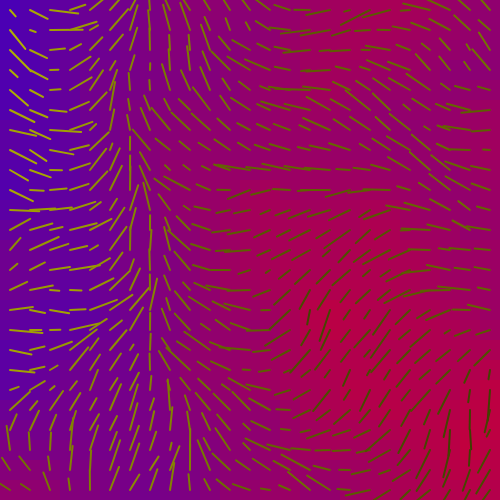
Frame 1 (no input)
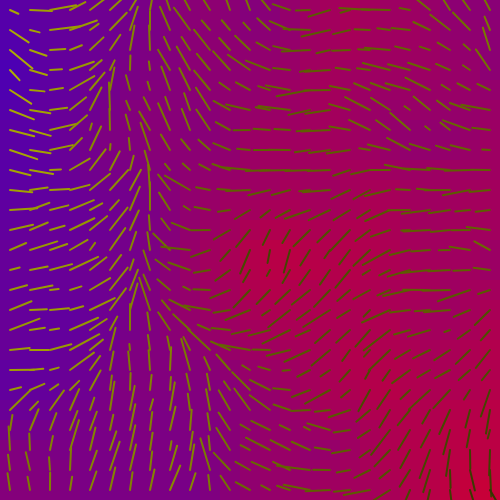
Frame 60 (no input)
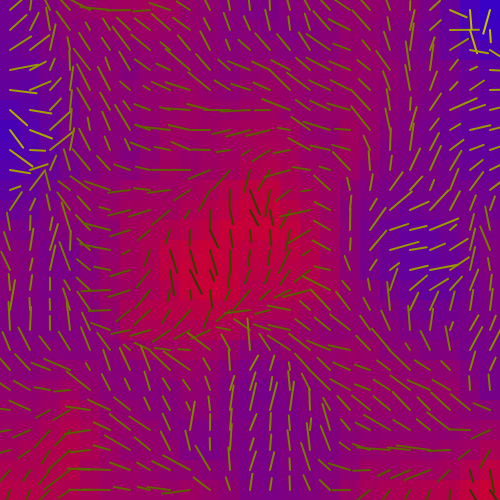
Frame 120 (the mouse pressed at the canvas centre since frame 60)

The p5.js sketch that drew these frames (run headless with seeded random() and noise() and a simulated clock; from frame 60 on, the mouse is pressed at the canvas centre):

// p5.js sketch
// ── sketch.js
const stepSize = 20;
const colorOne = [255, 0, 0];
const colorTwo = [0, 0, 255];
const lineThickness = 2;
const noiseDetails = 8;

/**
 * P5 setup functionality
 * 
 * @return void.
 */
function setup() {
  createCanvas(500, 500);
}

/**
 * P5 draw functionality
 * 
 * @return void.
 */
function draw() {
  background(125);

  noiseDetail(noiseDetails);

  colorGrid();
  compassGrid();
}

/**
 * Looks after the colours in the grid. Alters grid tile colour
 * dependent on mouse X position and subsequent organically generated values
 * 
 * @return void.
 */
function colorGrid(){
  const frame = frameCount;
  for (let i = 0; i < 25; i++) {
    for (let j = 0; j < 25; j++) {
      // Coords of tiles
      let x = i * stepSize;
      let y = j * stepSize;
      let scale = mouseX || width; // Instantiate with a value or you can get a blank screen
      var n = noise(x / scale, y / scale, frame / scale);
      let fromColor = color(...colorOne);
      let toColor = color(...colorTwo);
      let fillColor = lerpColor(fromColor, toColor, n);
      noStroke();
      fill(fillColor);
      rect(x, y, stepSize, stepSize);
    }
  }
}

/**
 * Looks after the lines in the grid. Alters line rotation, line length and line colour
 * dependent on mouse X and Y positions and subsequent organically generated values
 * 
 * @return void.
 */
function compassGrid(){
  strokeWeight(lineThickness);
  const frame = frameCount;
  for (let i = 0; i < 25; i++) {
    for (let j = 0; j < 25; j++) {
      // Coords of tiles
      const tileX = i * stepSize;
      const tileY = j * stepSize;
      // Coords of compasses
      const compassX = tileX + stepSize / 2;
      const compassY = tileY + stepSize / 2;

      const scaleX = mouseX || width; // Instantiate with a value or you can get a blank screen
      const scaleY = mouseY || height; // Instantiate with a value or you can get a blank screen

      // Noise for rotation and colour
      const n = noise(compassX / scaleX, compassY / scaleX, frame / scaleX);
      // Noise for line length
      const n2 = noise(compassX, compassY, frame / scaleY);
      
      // Line rotation value
      const r = map(n, 0, 1, 0, 720);
      // Line colour one value
      const c1 = map(n, 0, 1, 0, 255);
      // Line colour two value
      const c2 = map(n, 0, 1, 0, 255);
      // Line length
      const l = map(n2, 0, 1, 1, stepSize * 2);

      push()
      stroke(c1, c2, 0);
      translate(compassX, compassY);
      angleMode(DEGREES);
      rotate(r);
      line(0, 0, 0, -l);
      pop();
    }
  }
}
